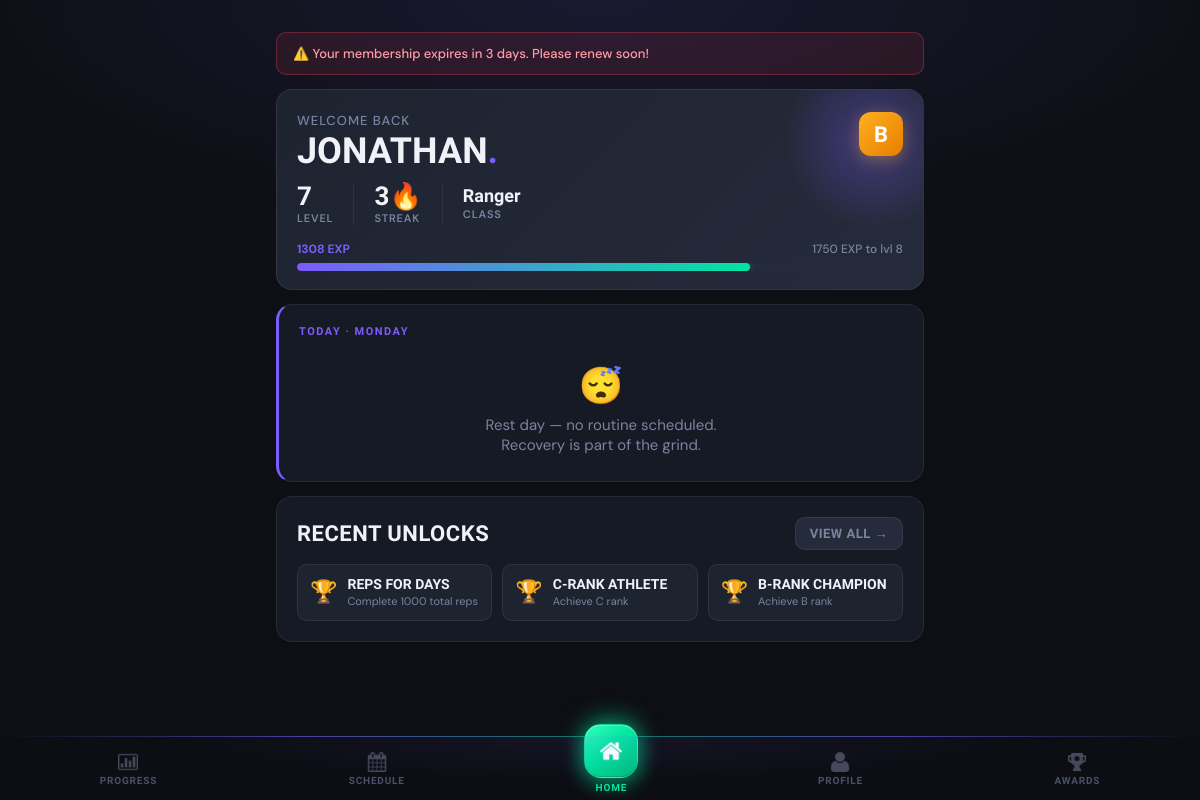
The app's page /dashboard (signed in), older data.
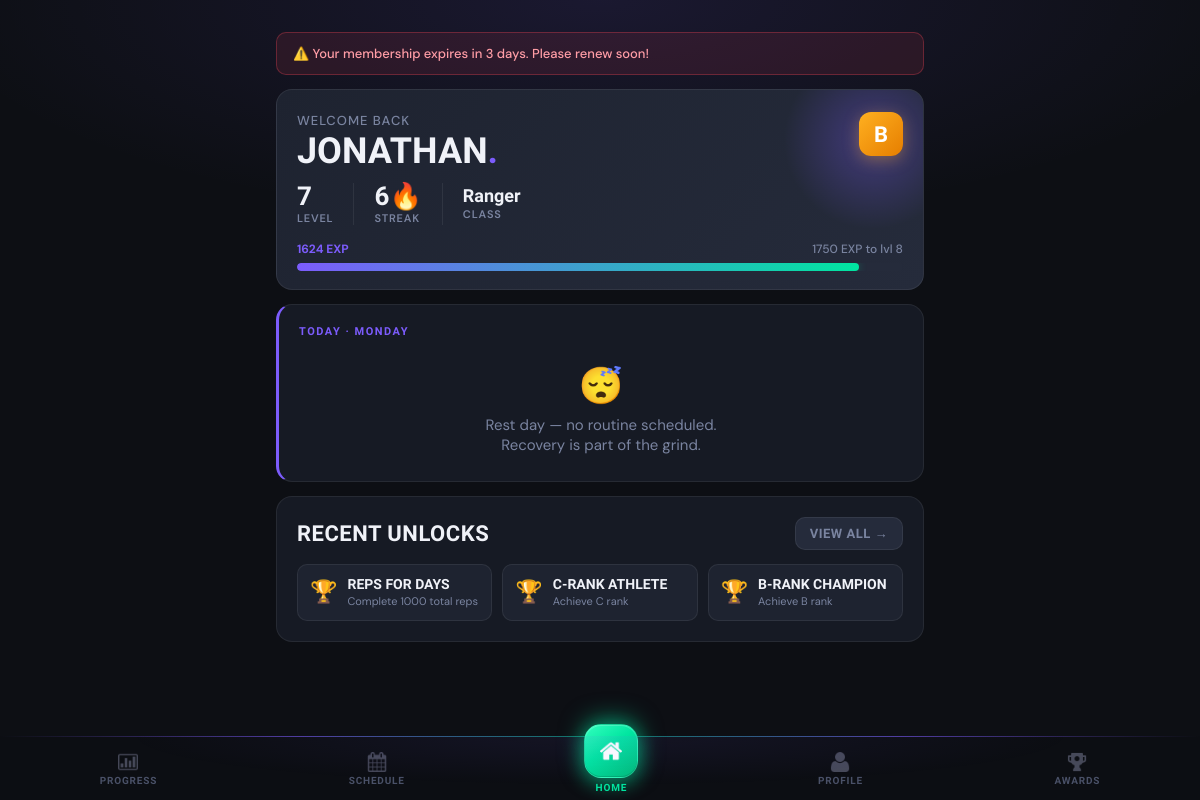
The same page, newer data.
### tables this page shows
CREATE TABLE clients (
                client_id INTEGER PRIMARY KEY AUTOINCREMENT,
                phone_number TEXT UNIQUE NOT NULL,
                pin_hash TEXT NOT NULL,
                first_name TEXT NOT NULL,
                last_name TEXT NOT NULL,
                email TEXT,
                date_of_birth DATE,
                gender TEXT,
                registration_date DATETIME DEFAULT CURRENT_TIMESTAMP,
                status TEXT DEFAULT 'active',
                profile_photo_path TEXT
            );

CREATE TABLE client_streaks (
                streak_id INTEGER PRIMARY KEY AUTOINCREMENT,
                client_id INTEGER UNIQUE NOT NULL,
                current_streak INTEGER DEFAULT 0,
                longest_streak INTEGER DEFAULT 0,
                last_attendance_date DATE,
                streak_multiplier REAL DEFAULT 1.0,
                FOREIGN KEY (client_id) REFERENCES clients(client_id) ON DELETE CASCADE
            );

CREATE TABLE client_gamification (
                gamification_id INTEGER PRIMARY KEY AUTOINCREMENT,
                client_id INTEGER UNIQUE NOT NULL,
                current_level INTEGER DEFAULT 1,
                current_exp INTEGER DEFAULT 0,
                total_exp INTEGER DEFAULT 0,
                rank TEXT DEFAULT 'E',
                client_class TEXT,
                class_unlocked_at_level INTEGER, current_streak INTEGER DEFAULT 0, longest_streak INTEGER DEFAULT 0, total_reps INTEGER DEFAULT 0, workouts_completed INTEGER DEFAULT 0,
                FOREIGN KEY (client_id) REFERENCES clients(client_id) ON DELETE CASCADE
            );

CREATE TABLE client_achievements (
                client_achievement_id INTEGER PRIMARY KEY AUTOINCREMENT,
                client_id INTEGER NOT NULL,
                achievement_id INTEGER NOT NULL,
                unlocked_date DATETIME DEFAULT CURRENT_TIMESTAMP,
                FOREIGN KEY (client_id) REFERENCES clients(client_id) ON DELETE CASCADE,
                FOREIGN KEY (achievement_id) REFERENCES achievements(achievement_id) ON DELETE CASCADE,
                UNIQUE(client_id, achievement_id)
            );

CREATE TABLE achievements (
                achievement_id INTEGER PRIMARY KEY AUTOINCREMENT,
                achievement_name TEXT UNIQUE NOT NULL,
                description TEXT,
                achievement_type TEXT,
                requirement_value INTEGER,
                exp_reward INTEGER DEFAULT 0,
                icon_path TEXT
            );

### main.py (the view, shortened to what this page needs)
@app.route('/dashboard')
@login_required
def dashboard():
    client_id = session['client_id']
    client = Client.get_by_id(client_id)
    progress = gamification.get_client_progress(client_id)
    today = datetime.now().strftime('%A')
    today_routine = Routine.get_client_routine_for_day(client_id, today)
    routine_status = 'not_started'  # default fallback
    recent_achievements = achievement_ctrl.get_recent_unlocks(client_id, limit=3)
    streak_data = client.get_streak_data()
    mc = MembershipController()
    membership = mc.get_client_membership(client_id)
    notification = None
    if membership:
        end_date = datetime.strptime(membership['end_date'], '%Y-%m-%d').date()
        days_left = (end_date - date.today()).days
        print("Days Left", days_left)
        if 0 < days_left <= 5:
            notification = f"⚠️ Your membership expires in {days_left} days. Please renew soon!"
        elif days_left <= 0:
            notification = "❌ Your membership has expired. Please renew to continue training."
    try:
        newly_unlocked = achievement_ctrl.check_and_unlock_achievements(client_id)
    except Exception as e:
        print(f"Achievement check error for client {client_id}: {e}")
        newly_unlocked = []
    ann_rows = db.execute_query(
        """SELECT ann_id, title, body, ann_type, is_pinned
            FROM announcements
            WHERE (expires_at IS NULL OR expires_at >= ?)
            ORDER BY is_pinned DESC, ann_id DESC""",
        (date.today().isoformat(),)
    )
    announcements = [dict(r) for r in ann_rows]
    print("Notification:",notification)
    return render_template(
        'dashboard.html',
        client=client,
        progress=progress,
        today_routine=today_routine,
        today=today,
        recent_achievements=recent_achievements,
        streak_data=streak_data,
        newly_unlocked=newly_unlocked,
        notification=notification,
        status=routine_status,
        announcements=announcements
    )

### controllers/achievement_controller.py (called while the page is built)
    def check_and_unlock_achievements(self, client_id):
        newly_unlocked = []
        stats = self._get_client_stats(client_id)
        all_achievements = self._get_all_achievements()
        unlocked_ids = self._get_unlocked_achievement_ids(client_id)
        for achievement in all_achievements:
            if achievement['achievement_id'] in unlocked_ids:
                continue
            if self._check_achievement_requirement(achievement, stats):
                result = self.unlock_achievement(client_id, achievement['achievement_id'])
                if result['success']:
                    newly_unlocked.append(result)
        return newly_unlocked

    def get_unlocked_achievements(self, client_id):
        query = '''
            SELECT a.*, ca.unlocked_date
            FROM client_achievements ca
            JOIN achievements a ON ca.achievement_id = a.achievement_id
            WHERE ca.client_id = ?
            ORDER BY ca.unlocked_date DESC
        '''
        results = self.db.execute_query(query, (client_id,))
        unlocked = []
        for row in results:
            unlocked.append({
                'achievement_id': row['achievement_id'],
                'name': row['achievement_name'],
                'description': row['description'],
                'type': row['achievement_type'],
                'exp_reward': row['exp_reward'],
                'unlocked_date': row['unlocked_date']
            })
        return unlocked

    def get_recent_unlocks(self, client_id, limit=5):
        unlocked = self.get_unlocked_achievements(client_id)
        return unlocked[:limit]

### controllers/gamification_controller.py (called while the page is built)
    def _get_gamification_data(self, client_id):
        query = 'SELECT * FROM client_gamification WHERE client_id=?'
        result = self.db.execute_query(query, (client_id,))
        return dict(result[0]) if result else None

    def _get_streak_data(self, client_id):
        query = 'SELECT * FROM client_streaks WHERE client_id=?'
        result = self.db.execute_query(query, (client_id,))
        return dict(result[0]) if result else None

### controllers/membership_controller.py (called while the page is built)
    def get_client_membership(self, client_id):
        query = """
            SELECT * FROM client_memberships
            WHERE client_id = ?
            ORDER BY end_date DESC
            LIMIT 1
        """
        result = self.db.execute_query(query, (client_id,))
        return dict(result[0]) if result else None

### database/db_manager.py (called while the page is built)
    def disconnect(self):
        if self.conn:
            self.conn.close()

### templates/dashboard.html (shortened to what this page needs)
{% extends "base.html" %}
{% block content %}
{% if notification %}
<div class="membership-warning">{{ notification }}</div>
{% endif %}
<div class="hero">
    <div class="rank-badge">{{ progress.rank }}</div>
    <div class="hero-greeting">Welcome back</div>
    <div class="hero-name">{{ client.first_name }}<span>.</span></div>
    <div class="hero-stats">
        <div class="hero-stat">
            <span class="hero-stat-val">{{ progress.level }}</span>
            <span class="hero-stat-lbl">Level</span>
        </div>
        <div class="hero-stat">
            <span class="hero-stat-val">{{ streak_data.current_streak if streak_data else 0 }}🔥</span>
            <span class="hero-stat-lbl">Streak</span>
        </div>
        {% if progress.class %}
        <div class="hero-stat">
            <span class="hero-stat-val" style="font-size:18px; padding-top:4px;">{{ progress.class }}</span>
            <span class="hero-stat-lbl">Class</span>
        </div>
        {% endif %}
    </div>
    <div class="exp-bar-wrap">
        <div class="exp-bar-labels">
            <span>{{ progress.current_exp }} EXP</span>
            <span>{{ progress.next_level_exp }} EXP to lvl {{ progress.level + 1 }}</span>
        </div>
        <div class="progress-track">
            <div class="progress-fill" style="width: {{ progress.progress_percentage }}%"></div>
        </div>
    </div>
</div>
<div class="card workout-card">
    {% if today_routine %}
    <div class="workout-card-header">
        <div>
            <div class="workout-section-label">Today · {{ today }}</div>
            <div class="workout-name">{{ today_routine.routine_name }}</div>
        </div>
        <div class="workout-exp-badge">⚡ {{ today_routine.calculate_total_exp() }} EXP</div>
    </div>
    <div class="workout-desc">{{ today_routine.description or 'Your workout is ready.' }}</div>
    {% if status == 'completed' %}
    <a href="{{ url_for('workout', routine_id=today_routine.routine_id) }}" class="btn-workout btn-workout-done">
        ✓ Completed Today
    </a>
    {% elif status == 'in_progress' %}
    <a href="{{ url_for('workout', routine_id=today_routine.routine_id) }}" class="btn-workout btn-workout-continue">
        ▶ Continue Workout →
    </a>
    {% else %}
    <a href="{{ url_for('workout', routine_id=today_routine.routine_id) }}" class="btn-workout btn-workout-start">
        Start Workout →
    </a>
    {% endif %}
    {% else %}
    <div class="workout-section-label">Today · {{ today }}</div>
    <div class="rest-day-text">
        <span class="rest-day-icon">😴</span>
        Rest day — no routine scheduled.<br>Recovery is part of the grind.
    </div>
    {% endif %}
</div>
{% if recent_achievements %}
<div class="card">
    <div style="display:flex; justify-content:space-between; align-items:center; margin-bottom:14px;">
        <h2 style="margin:0;">Recent Unlocks</h2>
        <a href="{{ url_for('achievements') }}" class="btn btn-ghost btn-sm">View All →</a>
    </div>
    <div class="ach-strip">
        {% for ach in recent_achievements %}
        <div class="ach-strip-item">
            <div class="ach-strip-icon">🏆</div>
            <div>
                <div class="ach-strip-name">{{ ach.name }}</div>
                <div class="ach-strip-desc">{{ ach.description }}</div>
            </div>
        </div>
        {% endfor %}
    </div>
</div>
{% endif %}
{% endblock %}

### templates/base.html (shortened to what this page needs)
<!DOCTYPE html>
<html lang="en">
<head>
</head>
<body>
    {% if session.client_id %}
    <div class="bottom-nav">
        <a href="{{ url_for('progress') }}"
           class="nav-item {% if request.endpoint == 'progress' %}active{% endif %}">
            <img src="/static/icons/progress.png" alt="">
            <span>Progress</span>
        </a>
        <a href="{{ url_for('schedule') }}"
           class="nav-item {% if request.endpoint == 'schedule' %}active{% endif %}">
            <img src="/static/icons/schedule.png" alt="">
            <span>Schedule</span>
        </a>
        <a href="{{ url_for('dashboard') }}"
           class="nav-item-home {% if request.endpoint == 'dashboard' %}active{% endif %}">
            <div class="nav-home-btn">
                <img src="/static/icons/home.png" alt="">
            </div>
            <span>Home</span>
        </a>
        <a href="{{ url_for('profile') }}"
           class="nav-item {% if request.endpoint == 'profile' %}active{% endif %}">
            <img src="/static/icons/profile.png" alt="">
            <span>Profile</span>
        </a>
        <a href="{{ url_for('achievements') }}"
           class="nav-item {% if request.endpoint == 'achievements' %}active{% endif %}">
            <img src="/static/icons/achievment.png" alt="">
            <span>Awards</span>
        </a>
    </div>
    {% endif %}
    <div class="container">
        {% block content %}{% endblock %}
    </div>
</body>
</html>

### templates/dashboard.html (style rules this page uses)
.hero { background: linear-gradient(135deg, var(--surface-2) 0%, var(--surface-3) 100%); border: 1px solid var(--border); border-radius: var(--radius); padding: 22px 20px 18px; margin-bottom: 14px; position: relative; overflow: hidden; }
.hero::before { content: ''; position: absolute; top: -40px; right: -40px; width: 180px; height: 180px; background: radial-gradient(circle, var(--brand-glow), transparent 70%); pointer-events: none; }
.hero-greeting { font-size: 13px; color: var(--text-muted); font-weight: 500; text-transform: uppercase; letter-spacing: 1px; margin-bottom: 4px; }
.hero-name { font-family: var(--font-display); font-size: 36px; font-weight: 800; color: var(--text); text-transform: uppercase; line-height: 1; margin-bottom: 14px; }
.hero-name span { color: var(--brand); }
.hero-stats { display: flex; gap: 20px; flex-wrap: wrap; }
.hero-stat { display: flex; flex-direction: column; }
.hero-stat-val { font-family: var(--font-display); font-size: 26px; font-weight: 800; line-height: 1; color: var(--text); }
.hero-stat-lbl { font-size: 11px; color: var(--text-muted); text-transform: uppercase; letter-spacing: 0.8px; font-weight: 600; margin-top: 2px; }
.exp-bar-wrap { margin-top: 16px; }
.exp-bar-labels { display: flex; justify-content: space-between; font-size: 12px; color: var(--text-muted); font-weight: 500; margin-bottom: 6px; }
.exp-bar-labels span:first-child { color: var(--brand); font-weight: 700; }
.rank-badge { display: inline-flex; align-items: center; justify-content: center; width: 44px; height: 44px; border-radius: 12px; font-family: var(--font-display); font-size: 22px; font-weight: 800; background: linear-gradient(135deg, var(--amber), #e67e00); color: #fff; box-shadow: 0 4px 16px rgba(255,176,32,0.35); margin-left: auto; position: absolute; top: 22px; right: 20px; }
.workout-card { border-left: 3px solid var(--brand); }
.workout-section-label { font-size: 11px; font-weight: 700; text-transform: uppercase; letter-spacing: 1.5px; color: var(--brand); margin-bottom: 4px; font-family: var(--font-display); }
.rest-day-text { text-align: center; padding: 20px 0 6px; font-size: 15px; color: var(--text-muted); }
.rest-day-icon { font-size: 36px; display: block; margin-bottom: 6px; }
.ach-strip { display: grid; grid-template-columns: repeat(auto-fill, minmax(160px, 1fr)); gap: 10px; margin-top: 4px; }
.ach-strip-item { background: var(--surface-2); border: 1px solid var(--border); border-radius: var(--radius-sm); padding: 12px; display: flex; gap: 10px; align-items: flex-start; }
.ach-strip-icon { font-size: 22px; flex-shrink: 0; }
.ach-strip-name { font-family: var(--font-display); font-size: 14px; font-weight: 700; color: var(--text); text-transform: uppercase; line-height: 1.1; }
.ach-strip-desc { font-size: 11px; color: var(--text-muted); margin-top: 2px; }
.membership-warning { background: rgba(255,71,87,0.1); border: 1px solid rgba(255,71,87,0.3); border-radius: var(--radius-sm); padding: 12px 16px; margin-bottom: 14px; font-size: 13px; color: #ff9da6; font-weight: 500; }

Row changes from the older to the newer data that the page shows:
changed client_streaks: current_streak "3" → "6"
changed client_gamification "Ranger": current_exp "1308" → "1624"
Text that changed along with them:
{{ progress.progress_percentage }}: 74.74285714285715 → 92.80000000000001 (drawn)
